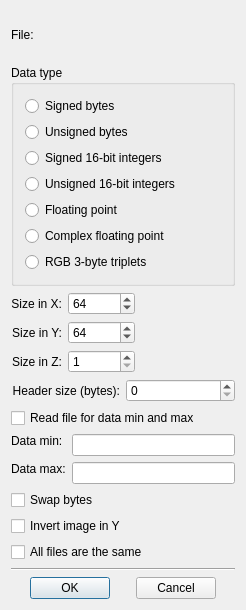
<?xml version="1.0" encoding="UTF-8"?>
<ui version="4.0">
 <class>RawImageForm</class>
 <widget class="QDialog" name="RawImageForm">
  <property name="geometry">
   <rect>
    <x>0</x>
    <y>0</y>
    <width>246</width>
    <height>610</height>
   </rect>
  </property>
  <property name="windowTitle">
   <string>Raw Image Description</string>
  </property>
  <layout class="QVBoxLayout" name="verticalLayout_2">
   <item>
    <widget class="QLabel" name="fileLabel">
     <property name="text">
      <string>File:</string>
     </property>
     <property name="wordWrap">
      <bool>false</bool>
     </property>
    </widget>
   </item>
   <item>
    <widget class="QGroupBox" name="groupBox">
     <property name="title">
      <string>Data type</string>
     </property>
     <layout class="QVBoxLayout" name="verticalLayout">
      <item>
       <widget class="QRadioButton" name="sbyteButton">
        <property name="text">
         <string>Signed bytes</string>
        </property>
       </widget>
      </item>
      <item>
       <widget class="QRadioButton" name="byteButton">
        <property name="text">
         <string>Unsigned bytes</string>
        </property>
       </widget>
      </item>
      <item>
       <widget class="QRadioButton" name="intButton">
        <property name="text">
         <string>Signed 16-bit integers</string>
        </property>
       </widget>
      </item>
      <item>
       <widget class="QRadioButton" name="uintButton">
        <property name="text">
         <string>Unsigned 16-bit integers</string>
        </property>
       </widget>
      </item>
      <item>
       <widget class="QRadioButton" name="floatButton">
        <property name="text">
         <string>Floating point</string>
        </property>
       </widget>
      </item>
      <item>
       <widget class="QRadioButton" name="complexButton">
        <property name="text">
         <string>Complex floating point</string>
        </property>
       </widget>
      </item>
      <item>
       <widget class="QRadioButton" name="RGBButton">
        <property name="text">
         <string>RGB 3-byte triplets</string>
        </property>
       </widget>
      </item>
     </layout>
    </widget>
   </item>
   <item>
    <layout class="QHBoxLayout">
     <item>
      <layout class="QGridLayout">
       <item row="1" column="0">
        <widget class="QLabel" name="textLabel2_2">
         <property name="text">
          <string>Size in Y:</string>
         </property>
         <property name="alignment">
          <set>Qt::AlignRight|Qt::AlignTrailing|Qt::AlignVCenter</set>
         </property>
         <property name="wordWrap">
          <bool>false</bool>
         </property>
        </widget>
       </item>
       <item row="2" column="0">
        <widget class="QLabel" name="textLabel2_3">
         <property name="text">
          <string>Size in Z:</string>
         </property>
         <property name="alignment">
          <set>Qt::AlignRight|Qt::AlignTrailing|Qt::AlignVCenter</set>
         </property>
         <property name="wordWrap">
          <bool>false</bool>
         </property>
        </widget>
       </item>
       <item row="0" column="0">
        <widget class="QLabel" name="textLabel2">
         <property name="text">
          <string>Size in X:</string>
         </property>
         <property name="alignment">
          <set>Qt::AlignRight|Qt::AlignTrailing|Qt::AlignVCenter</set>
         </property>
         <property name="wordWrap">
          <bool>false</bool>
         </property>
        </widget>
       </item>
       <item row="2" column="1">
        <widget class="QSpinBox" name="zSizeSpinBox">
         <property name="minimum">
          <number>1</number>
         </property>
         <property name="maximum">
          <number>1000000</number>
         </property>
         <property name="singleStep">
          <number>1</number>
         </property>
        </widget>
       </item>
       <item row="0" column="1">
        <widget class="QSpinBox" name="xSizeSpinBox">
         <property name="minimum">
          <number>1</number>
         </property>
         <property name="maximum">
          <number>1000000</number>
         </property>
         <property name="singleStep">
          <number>64</number>
         </property>
         <property name="value">
          <number>64</number>
         </property>
        </widget>
       </item>
       <item row="1" column="1">
        <widget class="QSpinBox" name="ySizeSpinBox">
         <property name="minimum">
          <number>1</number>
         </property>
         <property name="maximum">
          <number>1000000</number>
         </property>
         <property name="singleStep">
          <number>64</number>
         </property>
         <property name="value">
          <number>64</number>
         </property>
        </widget>
       </item>
      </layout>
     </item>
     <item>
      <spacer name="spacer28">
       <property name="orientation">
        <enum>Qt::Horizontal</enum>
       </property>
       <property name="sizeType">
        <enum>QSizePolicy::Expanding</enum>
       </property>
       <property name="sizeHint" stdset="0">
        <size>
         <width>40</width>
         <height>20</height>
        </size>
       </property>
      </spacer>
     </item>
    </layout>
   </item>
   <item>
    <layout class="QHBoxLayout">
     <item>
      <widget class="QLabel" name="textLabel3">
       <property name="text">
        <string>Header size (bytes):</string>
       </property>
       <property name="alignment">
        <set>Qt::AlignRight|Qt::AlignTrailing|Qt::AlignVCenter</set>
       </property>
       <property name="wordWrap">
        <bool>false</bool>
       </property>
      </widget>
     </item>
     <item>
      <widget class="QSpinBox" name="headerSpinBox">
       <property name="maximum">
        <number>2000000</number>
       </property>
      </widget>
     </item>
    </layout>
   </item>
   <item>
    <widget class="QCheckBox" name="scanCheckBox">
     <property name="text">
      <string>Read file for data min and max</string>
     </property>
    </widget>
   </item>
   <item>
    <layout class="QGridLayout">
     <item row="0" column="0">
      <widget class="QLabel" name="minLabel">
       <property name="text">
        <string>Data min:</string>
       </property>
       <property name="wordWrap">
        <bool>false</bool>
       </property>
      </widget>
     </item>
     <item row="1" column="0" rowspan="2">
      <widget class="QLabel" name="maxLabel">
       <property name="text">
        <string>Data max:</string>
       </property>
       <property name="wordWrap">
        <bool>false</bool>
       </property>
      </widget>
     </item>
     <item row="2" column="1">
      <widget class="QLineEdit" name="maxLineEdit"/>
     </item>
     <item row="0" column="1" rowspan="2">
      <widget class="QLineEdit" name="minLineEdit"/>
     </item>
    </layout>
   </item>
   <item>
    <widget class="QCheckBox" name="swapCheckBox">
     <property name="text">
      <string>Swap bytes</string>
     </property>
    </widget>
   </item>
   <item>
    <widget class="QCheckBox" name="invertCheckBox">
     <property name="text">
      <string>Invert image in Y</string>
     </property>
    </widget>
   </item>
   <item>
    <widget class="QCheckBox" name="matchCheckBox">
     <property name="text">
      <string>All files are the same</string>
     </property>
    </widget>
   </item>
   <item>
    <widget class="Line" name="line8">
     <property name="frameShape">
      <enum>QFrame::HLine</enum>
     </property>
     <property name="frameShadow">
      <enum>QFrame::Sunken</enum>
     </property>
    </widget>
   </item>
   <item>
    <layout class="QHBoxLayout">
     <item>
      <spacer name="spacer29_3">
       <property name="orientation">
        <enum>Qt::Horizontal</enum>
       </property>
       <property name="sizeType">
        <enum>QSizePolicy::Expanding</enum>
       </property>
       <property name="sizeHint" stdset="0">
        <size>
         <width>4</width>
         <height>20</height>
        </size>
       </property>
      </spacer>
     </item>
     <item>
      <widget class="QPushButton" name="OKpushButton">
       <property name="text">
        <string>OK</string>
       </property>
       <property name="default">
        <bool>true</bool>
       </property>
      </widget>
     </item>
     <item>
      <spacer name="spacer29">
       <property name="orientation">
        <enum>Qt::Horizontal</enum>
       </property>
       <property name="sizeType">
        <enum>QSizePolicy::Expanding</enum>
       </property>
       <property name="sizeHint" stdset="0">
        <size>
         <width>4</width>
         <height>20</height>
        </size>
       </property>
      </spacer>
     </item>
     <item>
      <widget class="QPushButton" name="cancelButton">
       <property name="text">
        <string>Cancel</string>
       </property>
      </widget>
     </item>
     <item>
      <spacer name="spacer29_2">
       <property name="orientation">
        <enum>Qt::Horizontal</enum>
       </property>
       <property name="sizeType">
        <enum>QSizePolicy::Expanding</enum>
       </property>
       <property name="sizeHint" stdset="0">
        <size>
         <width>4</width>
         <height>20</height>
        </size>
       </property>
      </spacer>
     </item>
    </layout>
   </item>
  </layout>
 </widget>
 <layoutdefault spacing="6" margin="11"/>
 <resources/>
 <connections>
  <connection>
   <sender>OKpushButton</sender>
   <signal>clicked()</signal>
   <receiver>RawImageForm</receiver>
   <slot>accept()</slot>
   <hints>
    <hint type="sourcelabel">
     <x>20</x>
     <y>20</y>
    </hint>
    <hint type="destinationlabel">
     <x>20</x>
     <y>20</y>
    </hint>
   </hints>
  </connection>
  <connection>
   <sender>cancelButton</sender>
   <signal>clicked()</signal>
   <receiver>RawImageForm</receiver>
   <slot>reject()</slot>
   <hints>
    <hint type="sourcelabel">
     <x>20</x>
     <y>20</y>
    </hint>
    <hint type="destinationlabel">
     <x>20</x>
     <y>20</y>
    </hint>
   </hints>
  </connection>
  <connection>
   <sender>scanCheckBox</sender>
   <signal>toggled(bool)</signal>
   <receiver>RawImageForm</receiver>
   <slot>manageState()</slot>
   <hints>
    <hint type="sourcelabel">
     <x>20</x>
     <y>20</y>
    </hint>
    <hint type="destinationlabel">
     <x>20</x>
     <y>20</y>
    </hint>
   </hints>
  </connection>
 </connections>
</ui>
